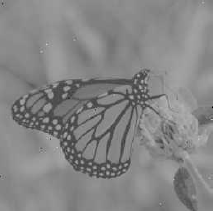
#> input picture Image Processing in Spatial Domain/image2.png, 213 x 211 px
$ jupyter execute 'Histogram Equalization.ipynb'
#> lines starting #> are read from the running program, lines starting #| are printed output that depends on the picture
[cell 1]
import numpy as np
import cv2
from matplotlib import pyplot as plt

# part 1

[cell 2]
#define image1 here
image1 = np.array([[141, 0 ,138, 143,143,143,144],[141,140,140,142,142,143,143],[140,145,145,144,142,142,145],[141,141,141,143,142,141,143],[139,140,141,141,142,143,144]])

[cell 3]
#code here
#first define a function for calculating histogram
#you are free to use libraries
def calc_hist(image):
    '''
    you are free to use libraries
    calculate image histogram
    input(s):
      image (ndarray): input image
    output(s):
      hist (ndarray): computed input image histogram
    '''
    hist = np.zeros(256 , dtype=int)
    for row in image:
      for element in row:
        hist[element] += 1
    return hist

[cell 4]
#dont change this cell
plt.imshow(image1,cmap='gray',vmin=0,vmax=255)
plt.figure()
plt.plot(calc_hist(image1))
plt.title('histogram')
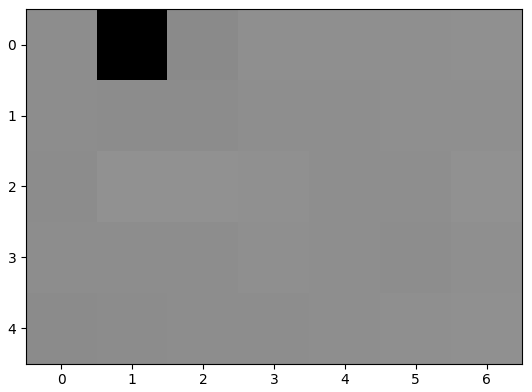
#> figure drawn by matplotlib, 1 panel
#> figure, not shown here; curve peaks at x = 141, y = 8

[cell 5]
#code here
#define a function (stretch) for stretching(input:image , output: stretched image)

def stretch_hist(image):
  '''
  don't use libraries
  input(s):
    image (ndarray): input image
  output(s):
    output_image (ndarray): enhanced image with histogram stretching
  '''
  output_image = image.copy()
  # Start
  max = np.amax(image)
  min = np.amin(image)
  for row in range(len(image)):
    for element in range(len(image[row])):
      output_image[row][element] = ((image[row][element] - min) / (max - min)) * 255
  # End
  return output_image

[cell 6]
#dont change this cell
plt.imshow(stretch_hist(image1),cmap='gray',vmin=0,vmax=255)
plt.figure()
plt.plot(calc_hist(stretch_hist(image1)))
plt.title('stretched histogram')
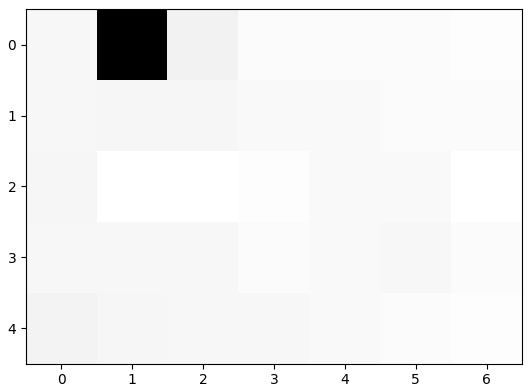
#> figure drawn by matplotlib, 1 panel
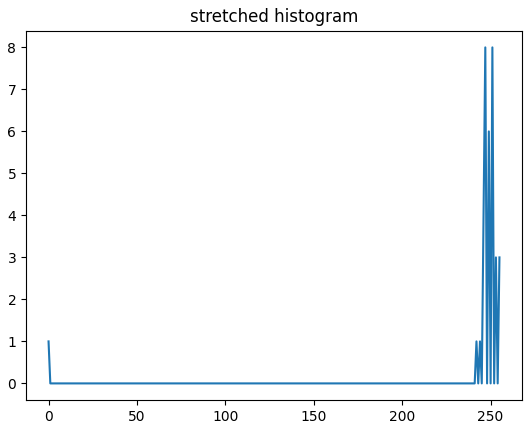
#> figure drawn by matplotlib, 1 panel; curve peaks at x = 247, y = 8

[cell 7]
#code here
#define a function (Clip) for Clipping(input:image , output: Clipped image)

def clip_hist(image, min_value, max_value):
  '''
  don't use libraries
  input(s):
    image (ndarray): input image
    min_value : min value of the histogram which you wanna clip.
    max_value : max value of the histogram which you wanna clip.
  output(s):
    output_image (ndarray): enhanced image with histogram clipping
  '''
#> called with image = array of shape (5, 7), min_value = 139, max_value = 145
  output_image = image.copy()
  # Start
  for row in range(len(image)):
    for element in range(len(image[row])):
      output_image[row][element] = ((image[row][element] - min_value) / (max_value - min_value)) * 255
  output_image = np.where(output_image > 0 , output_image , 0)
  output_image = np.where(output_image < 255 , output_image , 255)
  # End
  return output_image

[cell 8]
#dont change this cell
min_value = 139
max_value = 145
plt.imshow(clip_hist(image1,min_value, max_value),cmap='gray',vmin=0,vmax=255)
plt.figure()
plt.plot(calc_hist(clip_hist(image1,min_value, max_value)))
plt.title('clipped histogram')
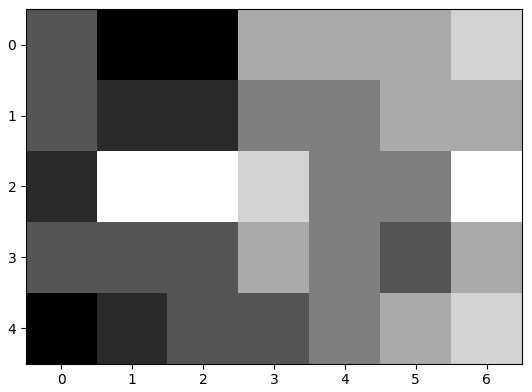
#> figure drawn by matplotlib, 1 panel
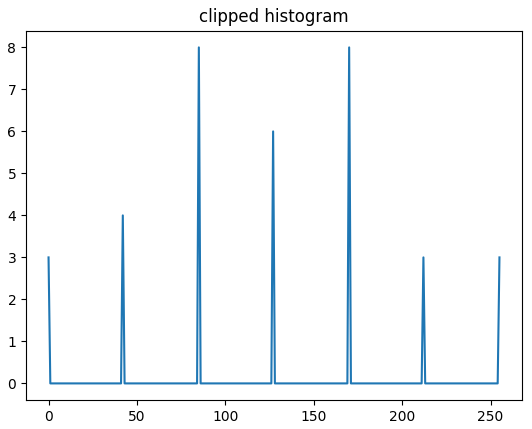
#> figure drawn by matplotlib, 1 panel; curve peaks at x = 85, y = 8

# part 2

[cell 9]
# first read the image and show it.(image2)
from google.colab.patches import cv2_imshow
image2 = cv2.imread('image2.png' , cv2.IMREAD_GRAYSCALE)
#> image2 is the input picture: shape (211, 213); min 0, max 201, mean 133.1
cv2_imshow(image2)
plt.plot(calc_hist(image2))
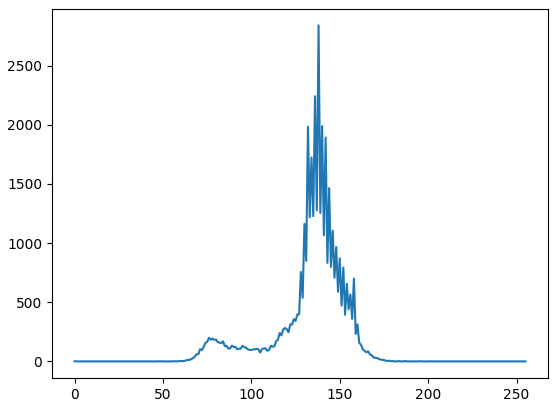
#> figure drawn by matplotlib, 1 panel; curve peaks at x = 138, y = 2841

[cell 10]
#use stretch_hist function to improve quality of the image and show it
cv2_imshow(stretch_hist(image2))
#> in stretch_hist (call 3), `max = np.amax(image)`: max = 201
#> in stretch_hist (call 3), `min = np.amin(image)`: min = 0
#> after the loop in stretch_hist (call 3), `for row in range(len(image)):`:
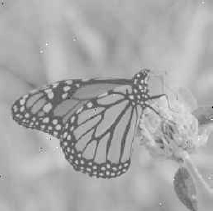
#> output_image: shape (211, 213); min 0, max 255, mean 168.4
plt.plot(calc_hist(stretch_hist(image2)))
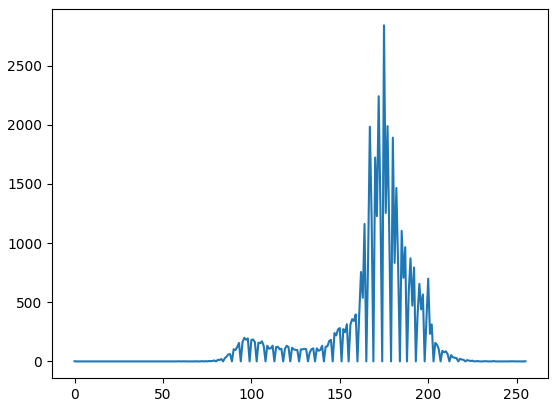
#> figure drawn by matplotlib, 1 panel; curve peaks at x = 175, y = 2841

[cell 11]
#use clip_hist function to improve qality of the image and show it
cv2_imshow(clip_hist(image2 , 60 , 180))
#> call 3 of clip_hist, with min_value = 60, max_value = 180
#> after the loop in clip_hist (call 3), `for row in range(len(image)):`:
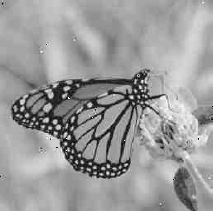
#> output_image: shape (211, 213); min 0, max 255, mean 154.9
plt.plot(calc_hist(clip_hist(image2 , 60 , 180)))
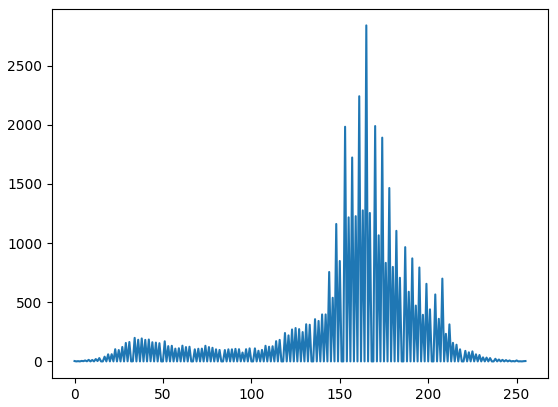
#> figure drawn by matplotlib, 1 panel; curve peaks at x = 165, y = 2841
